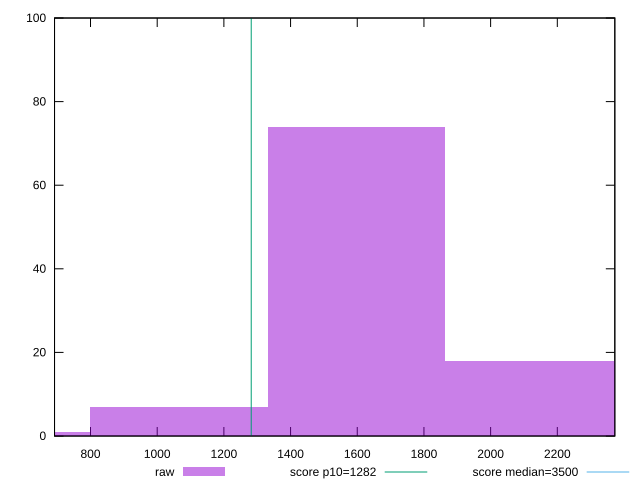

The gnuplot source for this figure:
reset

$raw <<EOF
1597.3891714951483 74
2129.852228660198 18
1064.926114330099 7
532.4630571650495 1
EOF

set key outside below
set boxwidth 532.4630571650495
set xrange [692.076:2372.492]
set yrange [0:100]
set trange [0:100]
set style fill transparent solid 0.5 noborder

set parametric
set terminal svg size 640, 490 enhanced background rgb 'white'
set output "reports/report_00028_2021-02-24T12-49-42.674Z/bootup-time/samples/music/raw/histogram.svg"

plot $raw title "raw" with boxes, \
     1282,t title "score p10=1282", \
     3500,t title "score median=3500"

reset
